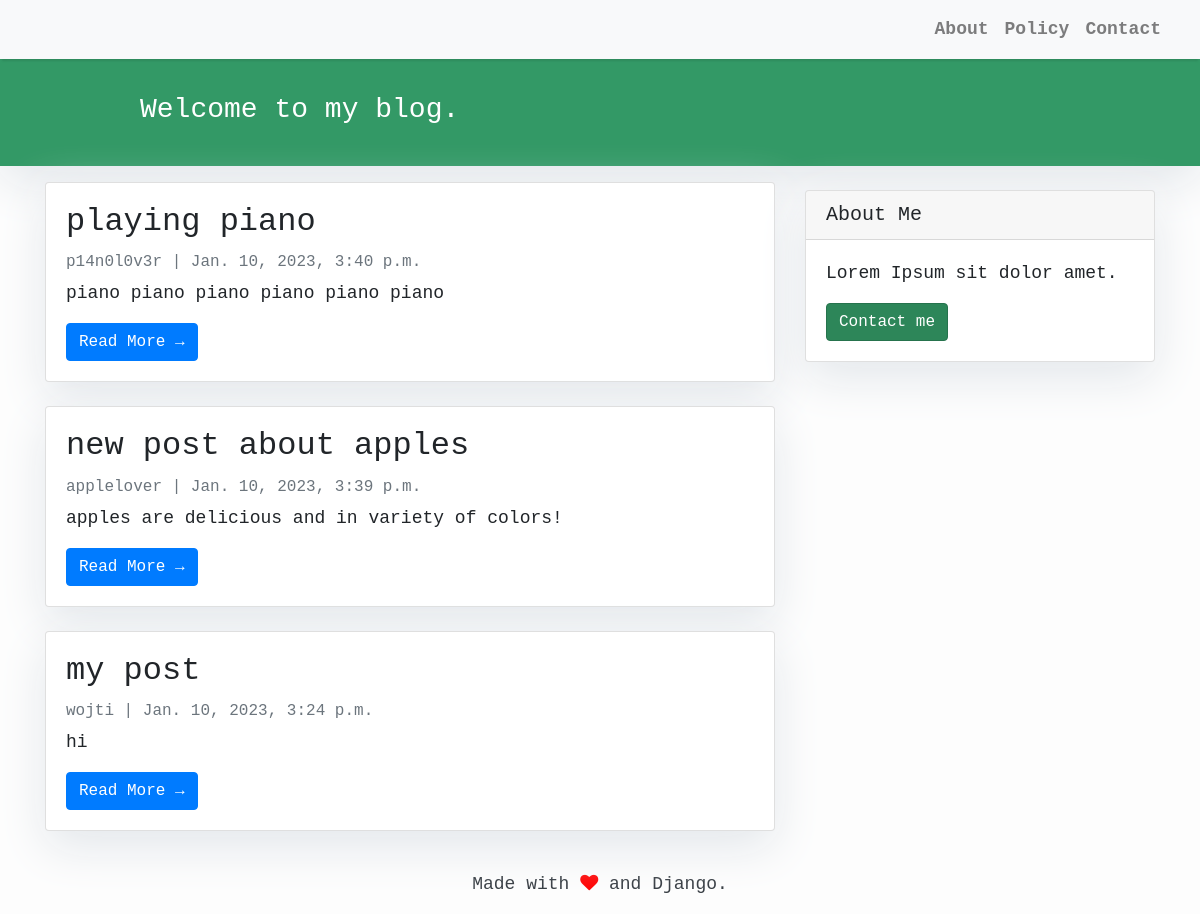
The page / on the database its author committed.
### blog_app/models.py (models this page shows, shortened)
class BaseModel(models.Model):
    objects = models.Manager()
    class Meta:
        abstract = True

class Post(BaseModel):
    title = models.CharField(max_length=300, unique=True)
    slug = models.SlugField(max_length=300, unique=True)
    author = models.ForeignKey(User, on_delete=models.CASCADE, related_name='blog_posts')
    content = models.TextField()
    status = models.IntegerField(choices=STATUS, default=0)
    created_at = models.DateTimeField(auto_now_add=True)
    updated_at = models.DateTimeField(auto_now=True)
    class Meta:
        ordering = ['-created_at']

### blog_app/views.py (the view)
# urls.py: path('', views.PostList.as_view(), name='home'),
class PostList(generic.ListView):
    queryset = Post.objects.filter(status=1).order_by('-created_at')
    template_name = 'index.html'

### blog_app/templates/index.html (shortened to what this page needs)
{% extends "base.html" %}
{% block content %}
<header class="masthead">
    <div class="container">
        <div class="row">
            <div class=" col-md-8 col-md-10 mx-auto">
                <div class="site-heading">
                    <h3 class=" site-heading my-4 mt-3 text-white">Welcome to my blog.</h3>
                </div>
            </div>
        </div>
    </div>
</header>
<div class="container">
    <div class="row">
        <div class="col-md-8 mt-3 left">
            {% for post in post_list %}
            <div class="card mb-4">
                <div class="card-body">
                    <h2 class="card-title">{{ post.title }}</h2>
                    <p class="card-text text-muted h6">{{ post.author }} | {{ post.created_at}} </p>
                    <p class="card-text">{{post.content|slice:":200" }}</p>
                    <a href="{% url 'post_detail' post.slug  %}" class="btn btn-primary">Read More &rarr;</a>
                </div>
            </div>
            {% endfor %}
        </div>
        {% block sidebar %} {% include 'sidebar.html' %} {% endblock sidebar %}
    </div>
</div>
{% endblock %}

### blog_app/templates/base.html (shortened to what this page needs)
<!DOCTYPE html>
<html>
    <head>
        <link rel="stylesheet" href="https://maxcdn.bootstrapcdn.com/bootstrap/4.0.0/css/bootstrap.min.css"
 />
        <link rel="stylesheet" href="https://cdnjs.cloudflare.com/ajax/libs/font-awesome/4.7.0/css/font-awesome.min.css">
    </head>
    <body>
        <nav class="navbar navbar-expand-lg navbar-light bg-light shadow" id="mainNav">
            <div class="container-fluid">
                <div class="collapse navbar-collapse" id="navbarResponsive">
                    <ul class="navbar-nav ml-auto">
                        <li class="nav-item text-black">
                            <a class="nav-link text-black font-weight-bold" href="#">About</a>
                        </li>
                        <li class="nav-item text-black">
                            <a class="nav-link text-black font-weight-bold" href="#">Policy</a>
                        </li>
                        <li class="nav-item text-black">
                            <a class="nav-link text-black font-weight-bold" href="#">Contact</a>
                        </li>
                    </ul>
                </div>
            </div>
        </nav>
        {% block content %}{% endblock content %}
        <footer class="py-3 bg-grey">
            <p class="m-0 text-dark text-center ">Made with <i class="fa fa-heart" style="color:red"></i> and Django.</p>
        </footer>
    </body>
</html>

### blog_app/templates/sidebar.html (shortened to what this page needs)
{% block sidebar %}
<div class="col-md-4 float-right ">
<div class="card my-4">
        <h5 class="card-header">About Me</h5>
    <div class="card-body">
        <p class="card-text">Lorem Ipsum sit dolor amet.</p>
        <a href="#"
           class="btn btn-danger">Contact me</a>
    </div>
</div>
</div>
{% endblock sidebar %}

### blog_app/templates/base.html (style rules this page uses)
body { font-family: "Lucida Console", monospace; font-size: 17px; background-color: #fdfdfd; }
.shadow { box-shadow: 0 4px 2px -2px rgba(0, 0, 0, 0.1); }
.btn-danger { color: #fff; background-color: #2d8659; border-color: #26734d; }
.masthead { background: #339966; height: auto; padding-bottom: 15px; box-shadow: 0 16px 48px #E3E7EB; padding-top: 10px; }

### blog_app/templates/index.html (style rules this page uses)
body { font-family: "Lucida Console", monospace; font-size: 18px; background-color: #fdfdfd; }
.card { box-shadow: 0 16px 48px #E3E7EB; }

### blog_app/templates/sidebar.html (style rules this page uses)
.card { box-shadow: 0 16px 48px #E3E7EB; }

### rows shown on the page
Post: title "playing piano", author "p14n0l0v3r", created_at "Jan. 10, 2023, 3:40 p.m.", content "piano piano piano piano piano piano"
Post: title "new post about apples", author "applelover", created_at "Jan. 10, 2023, 3:39 p.m.", content "apples are delicious and in variety of colors!"
Post: title "my post", author "wojti", created_at "Jan. 10, 2023, 3:24 p.m.", content "hi"
